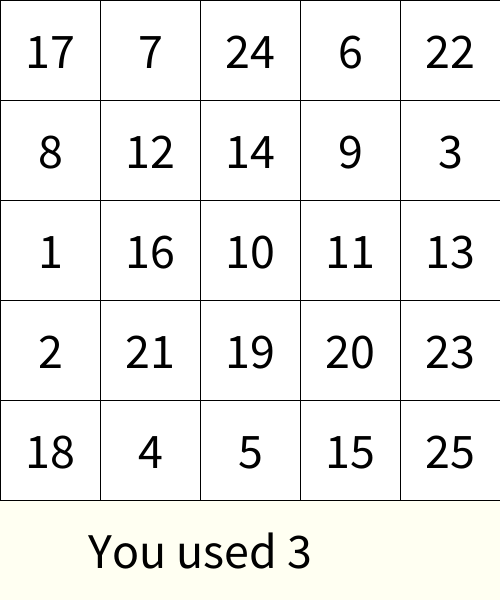
Frame 1 (no input)
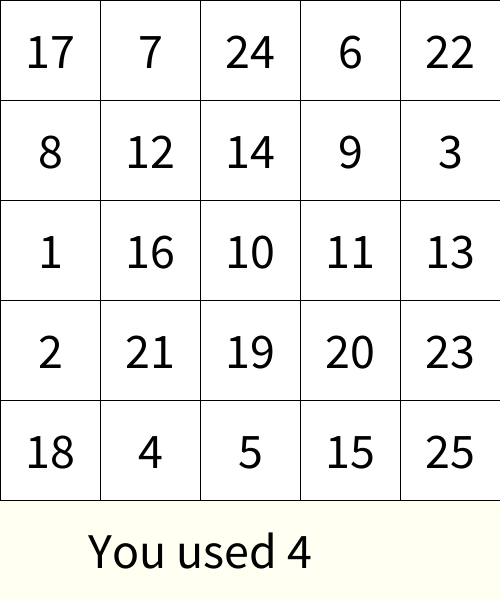
Frame 60 (the mouse pressed at the canvas centre just before this capture)
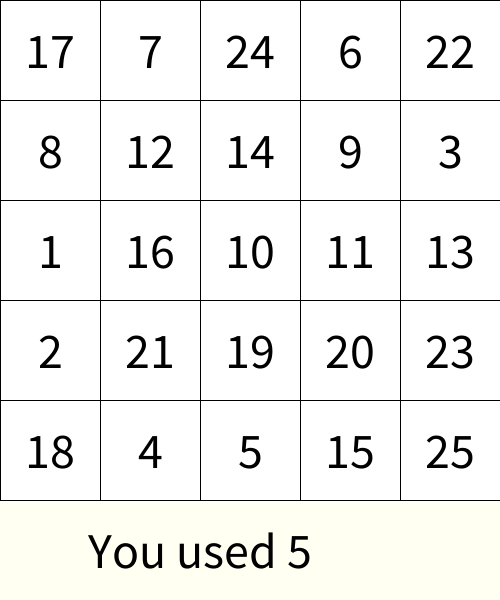
Frame 120 (the mouse held since frame 60 and released just before this capture)

The Processing sketch that drew these frames (run headless with seeded random() and noise(); from frame 60 on, the mouse is pressed at the canvas centre):

// Processing sketch: week06_7_schulte_table07_millis
// ── week06_7_schulte_table07_millis.pde
int [] used=new int[26];
int [][] table=new int[5][5];
void setup(){
  size(500,600);
  textSize(50);
  textAlign(CENTER,CENTER);
  for(int i=0;i<5;i++){
    for(int j=0;j<5;j++){
      int now=int(random(1,26));
      while(used[now]==1) now=int(random(1,26));
      table[i][j]=now;
      used[now]=1;
    }
  }
}
int [][] pressed=new int[5][5];
void draw(){
  background(#FFFFF2);
  for(int i=0;i<5;i++){
    for(int j=0;j<5;j++){
      if(pressed[i][j]==1) fill(128);
      else fill(255);
      rect(j*100,i*100,100,100);
      fill(0); text(""+table[i][j],50+j*100,50+i*100);
    }
  }
  text("You used "+millis()/1000,200,550);
}
int want=1;
void mousePressed(){
  int i=mouseY/100,j=mouseX/100;
  if(table[i][j]==want){
    pressed[i][j]=1;
    want++;
  }
}
